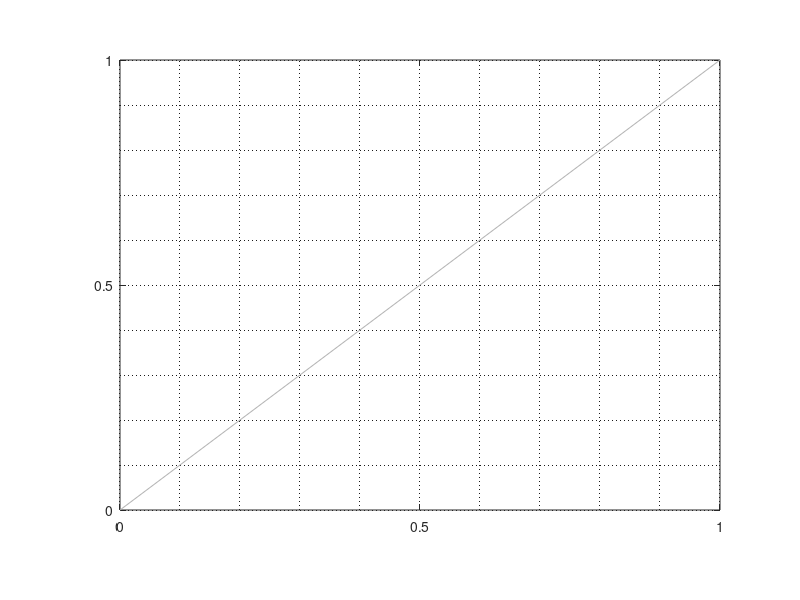

Write the MATLAB code that produced this figure. (Note: this script raises an error after producing the figure.)
%=============================================================================
% Copyright (c) 2016-present Allan CORNET (Nelson)
%=============================================================================
% This file is part of Nelson.
%=============================================================================
% LICENCE_BLOCK_BEGIN
% SPDX-License-Identifier: LGPL-3.0-or-later
% LICENCE_BLOCK_END
%=============================================================================
% <--WEIGHT 2-->
% <--ADV-CLI MODE-->
%=============================================================================
close all
%=============================================================================
f = figure('Visible', 'off', 'InnerPosition', [100 100 320 240], 'Color', [1 1 1]);
ax = axes('Parent', f, 'Position', [0.15 0.15 0.75 0.75]);
plot(ax, [0 1], [0 1], 'Color', [0.7 0.7 0.7]);
set(ax, 'XLim', [0 1], 'YLim', [0 1], 'XTick', [0 0.5 1], 'YTick', [0 0.5 1], ...
  'XMinorGrid', 'on', 'YMinorGrid', 'on', 'MinorGridAlpha', 1, ...
  'MinorGridLineWidth', 5, 'MinorGridLineStyle', '-');
ax.MinorGridColor = [1 0 0];
drawnow();
redMinorGridFrame = getframe(f).cdata;
ax.MinorGridColor = [0 0 1];
drawnow();
blueMinorGridFrame = getframe(f).cdata;
asserts.isequal(ax.MinorGridColorMode, 'manual');
asserts.isequal(ax.MinorGridLineWidthMode, 'manual');
asserts.istrue(frame_delta(redMinorGridFrame, blueMinorGridFrame) > 0);
close(f);
%=============================================================================
%=============================================================================
function assert_mode_switch(h, propertyName, modeName, value)
  set(h, modeName, 'auto');
  set(h, propertyName, value);
  asserts.isequal(get(h, modeName), 'manual');
end

%=============================================================================
function delta = frame_delta(a, b)
  delta = sum(abs(double(a(:)) - double(b(:))));
end
%=============================================================================
function frameSize = expectedFrameSize(f)
  position = f.Position;
  ratio = f.DevicePixelRatio;
  frameSize = [round(position(4) * ratio), round(position(3) * ratio), 3];
end
%=============================================================================
function [left, top, right, bottom] = axes_edges(frame, ax)
  imageHeight = size(frame, 1);
  imageWidth = size(frame, 2);
  position = ax.Position;
  left = max(3, round(position(1) * imageWidth));
  right = min(imageWidth - 2, round((position(1) + position(3)) * imageWidth));
  top = max(3, round((1 - position(2) - position(4)) * imageHeight));
  bottom = min(imageHeight - 2, round((1 - position(2)) * imageHeight));
end
%=============================================================================
function ratio = dark_ratio(region)
  dark = region(:, :, 1) < 180 & region(:, :, 2) < 180 & region(:, :, 3) < 180;
  ratio = sum(dark(:)) / numel(dark);
end
%=============================================================================
function len = bottom_tick_length(frame, ax, direction)
  [left, ~, right, bottom] = axes_edges(frame, ax);
  x = round((left + right) / 2);
  len = 0;
  started = false;
  if strcmp(direction, 'in')
    rows = (bottom - 1):-1:1;
  else
    rows = (bottom + 1):size(frame, 1);
  end
  for y = rows
    region = frame(y, x - 1:x + 1, :);
    hit = dark_ratio(region) > 0;
    if hit
      len = len + 1;
      started = true;
    elseif started
      return;
    end
  end
end
%=============================================================================
function count = tick_label_dark_pixel_count(frame, ax)
  [left, top, ~, bottom] = axes_edges(frame, ax);
  dark = frame(:, :, 1) < 180 & frame(:, :, 2) < 180 & frame(:, :, 3) < 180;
  dark(max(1, bottom - 2):min(size(frame, 1), bottom + 2), :) = false;
  dark(:, max(1, left - 2):min(size(frame, 2), left + 2)) = false;
  labelMask = false(size(dark));
  labelMask(max(1, top - 30):min(size(frame, 1), bottom + 30), :) = true;
  count = sum(dark(:) & labelMask(:));
end
%=============================================================================
